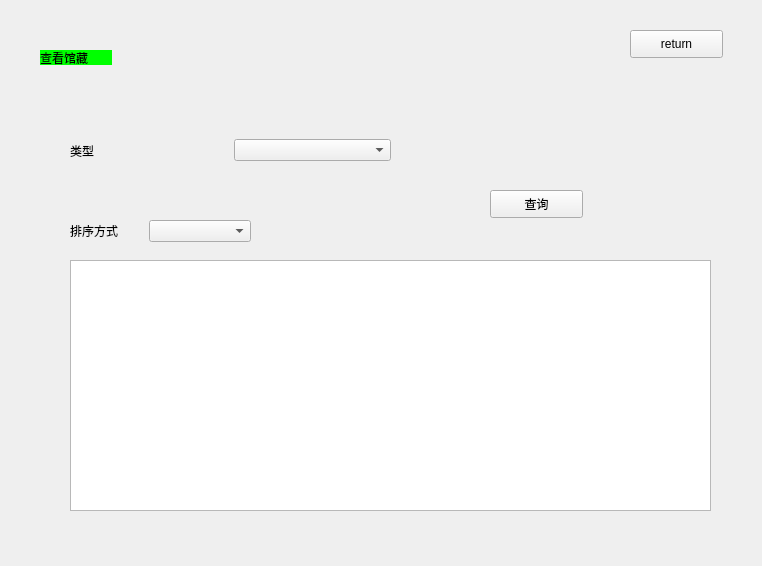
<?xml version="1.0" encoding="UTF-8"?>
<ui version="4.0">
 <class>Showw</class>
 <widget class="QWidget" name="Showw">
  <property name="geometry">
   <rect>
    <x>0</x>
    <y>0</y>
    <width>762</width>
    <height>566</height>
   </rect>
  </property>
  <property name="windowTitle">
   <string>Form</string>
  </property>
  <widget class="QPushButton" name="pushButton_show">
   <property name="geometry">
    <rect>
     <x>630</x>
     <y>30</y>
     <width>93</width>
     <height>28</height>
    </rect>
   </property>
   <property name="text">
    <string>return</string>
   </property>
  </widget>
  <widget class="QLabel" name="label">
   <property name="geometry">
    <rect>
     <x>40</x>
     <y>50</y>
     <width>72</width>
     <height>15</height>
    </rect>
   </property>
   <property name="styleSheet">
    <string notr="true">background-color: rgb(0, 255, 0);</string>
   </property>
   <property name="text">
    <string>查看馆藏</string>
   </property>
  </widget>
  <widget class="QPushButton" name="pushButton">
   <property name="geometry">
    <rect>
     <x>490</x>
     <y>190</y>
     <width>93</width>
     <height>28</height>
    </rect>
   </property>
   <property name="text">
    <string>查询</string>
   </property>
  </widget>
  <widget class="QTextEdit" name="textEdit">
   <property name="geometry">
    <rect>
     <x>70</x>
     <y>260</y>
     <width>641</width>
     <height>251</height>
    </rect>
   </property>
  </widget>
  <widget class="QWidget" name="">
   <property name="geometry">
    <rect>
     <x>70</x>
     <y>130</y>
     <width>321</width>
     <height>41</height>
    </rect>
   </property>
   <layout class="QHBoxLayout" name="horizontalLayout">
    <item>
     <widget class="QLabel" name="label_2">
      <property name="text">
       <string>类型</string>
      </property>
     </widget>
    </item>
    <item>
     <widget class="QComboBox" name="comboBox">
      <item>
       <property name="text">
        <string/>
       </property>
      </item>
      <item>
       <property name="text">
        <string>文学类</string>
       </property>
      </item>
      <item>
       <property name="text">
        <string>科学类</string>
       </property>
      </item>
      <item>
       <property name="text">
        <string>所有</string>
       </property>
      </item>
     </widget>
    </item>
   </layout>
  </widget>
  <widget class="QWidget" name="">
   <property name="geometry">
    <rect>
     <x>70</x>
     <y>220</y>
     <width>181</width>
     <height>22</height>
    </rect>
   </property>
   <layout class="QHBoxLayout" name="horizontalLayout_2">
    <item>
     <widget class="QLabel" name="label_3">
      <property name="text">
       <string>排序方式</string>
      </property>
     </widget>
    </item>
    <item>
     <widget class="QComboBox" name="comboBox_2">
      <item>
       <property name="text">
        <string/>
       </property>
      </item>
      <item>
       <property name="text">
        <string>按首字母排序</string>
       </property>
      </item>
     </widget>
    </item>
   </layout>
  </widget>
 </widget>
 <resources/>
 <connections/>
</ui>
